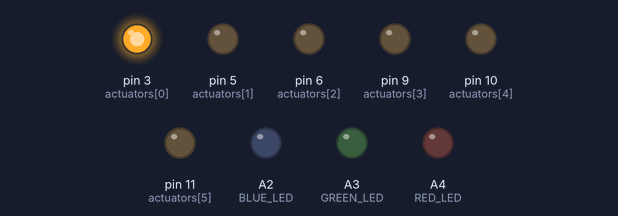
The sketch below on a simulated Arduino Uno, built with avr-gcc and run on an emulated ATmega328P. Shown: output pins drawn as LEDs (lit = HIGH).

Above: at 0.1 s.
Timing chart, 0 to 1.6 s (numbered marks = the images above):
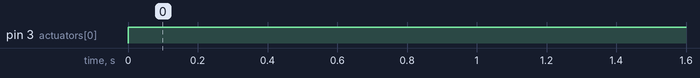

The sketch:

Brigid_DC_Motors.ino
```cpp
#define NUM_SOLENOIDS 6
// botnum/board type/board num
#define BOT_ID 1
#define BOT_TYPE 1
#define ARDUINO_ID 5


#define BOOT_TEST 0
#define LED_FEEDBACK 1

#include <avr/interrupt.h>
#include <avr/io.h>

#define LED_POWER 12
#define LED_STATUS 13
#define RED_LED A4
#define GREEN_LED A3
#define BLUE_LED A2
// if using MEEPO the LED pins are differerent

char bytes[2];
short notes[NUM_SOLENOIDS];

int handshake = 0;
int statustimer = 0;

// actuator pins
int actuators[] = {
  3, 5, 6, 9, 10, 11
};
// for homados
/*
  int actuators[] = {
 2, 3, 4, 5, 6, 7, 8, 9, 10,
 22, 24, 26, 28, 30, 32, 34
 };
 */


void setup() {
  Serial.begin(57600);
  // interrupt timer parameters
  pinMode(RED_LED, OUTPUT);
  pinMode(GREEN_LED, OUTPUT);
  pinMode(BLUE_LED, OUTPUT);
  digitalWrite(GREEN_LED, HIGH);
  digitalWrite(RED_LED, HIGH);
  digitalWrite(BLUE_LED, LOW);
  for (int i = 0; i < NUM_SOLENOIDS; i++) {
    pinMode(actuators[i], OUTPUT);
    digitalWrite(actuators[i], LOW);
  }
  if (BOOT_TEST == 1){
    for (int i; i < 6; i++) {
      digitalWrite(actuators[i], HIGH);
      delay(100);
      digitalWrite(actuators[i], LOW);
      delay(1000);
    }
  }
  digitalWrite(GREEN_LED, LOW);
  digitalWrite(RED_LED, LOW);
}

void analogLoop(int delayTime) {
  for (int i = 255; i > 0; i--){
    analogWrite(actuators[0], i);
    delay(delayTime);
    //digitalWrite(actuators[0], LOW);
    //delay(500);
  }
}

void silentAnalogWrite(int actNum, int vel){
  if (vel > 100) {
    vel = 100;
  }
  digitalWrite(actuators[actNum], HIGH);
  delay(vel);
  digitalWrite(actuators[actNum], LOW);
  delay(100 - vel);

}

void loop() {
  for (int i = 100; i > 0; i--){
    for (int t = 0; t < 10; t++){
      silentAnalogWrite(0, 100);
    }
  }
}
```

Measured:
- by itself, pin 3 (actuators[0]): LOW → HIGH at 0.00 s
